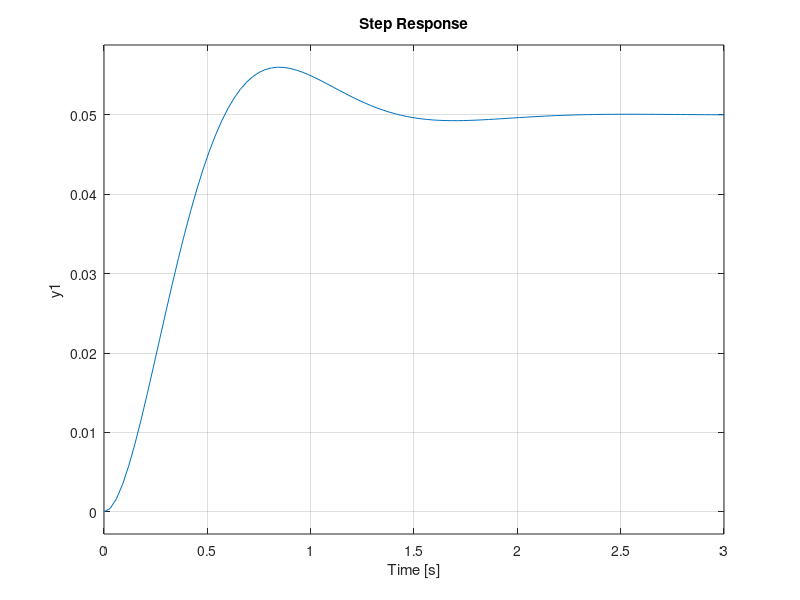

MATLAB code to generate this figure: (Note: this script raises an error after producing the figure.)

clc, clear, close all

%%%%%%%%%%%%%%%%%%%%%%%%%%%%%%%%%%%%%%%

m = 1;
k = 20;
c = 5;

%%%%%%%%%%%%%%%%%%%%%%%%%%%%%%%%%%%%%%%

A = [0 1;
     -k/m -c/m];

B = [0;
    1/m];

C = [1 0];

D = 0;

%%%%%%%%%%%%%%%%%%%%%%%%%%%%%%%%%%%%%%%

sys = ss(A, B, C, D);

%%%%%%%%%%%%%%%%%%%%%%%%%%%%%%%%%%%%%%%

figure;
step(sys);
grid on
stepinfo(sys)

%%%%%%%%%%%%%%%%%%%%%%%%%%%%%%%%%%%%%%%

Kpid = pidtune(sys, "PID");

%%%%%%%%%%%%%%%%%%%%%%%%%%%%%%%%%%%%%%%

cl = feedback(sys*Kpid, 1);

%%%%%%%%%%%%%%%%%%%%%%%%%%%%%%%%%%%%%%%

figure;
step(cl)
grid on
stepinfo(cl)

%%%%%%%%%%%%%%%%%%%%%%%%%%%%%%%%%%%%%%%
